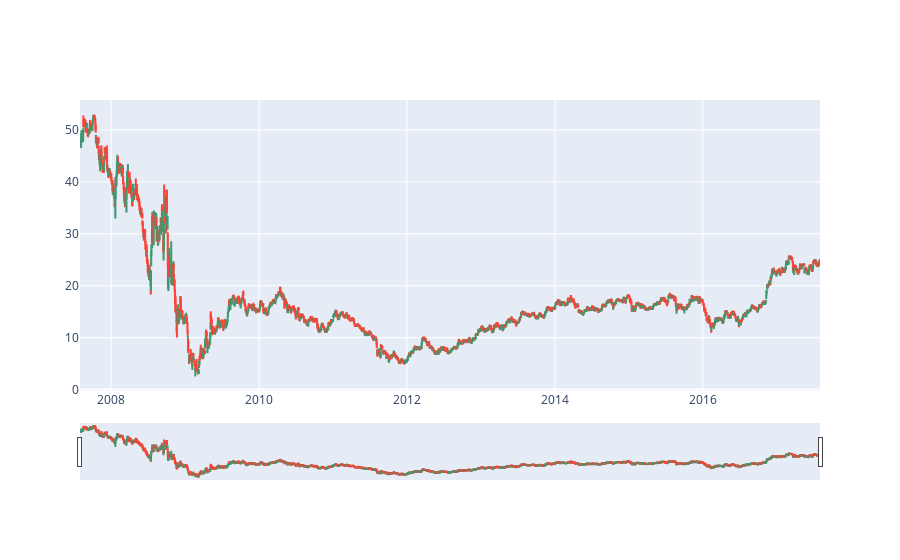

The notebook cell saved with this chart:
### Markdown cell above
**Candle plot of Bank of America's stock.**

### Code cell
import plotly.graph_objects as go
df_BAC_ohlc = BAC.xs('BAC')[['open', 'high', 'low', 'close']].reset_index()

fig = go.Figure(data=[go.Candlestick(x=df_BAC_ohlc['date'],
                open=df_BAC_ohlc['open'],
                high=df_BAC_ohlc['high'],
                low=df_BAC_ohlc['low'],
                close=df_BAC_ohlc['close'])])

fig.show()

### Figure 1 — Plotly figure (JSON) as saved in the notebook; plotly's stock layout.template omitted (floating-point values rounded to 4 significant figures; data arrays with more than 128 entries replaced by an {"elided": "..."} marker saying what was removed)
{"data": [{"close": {"elided": "2519 float values"}, "high": {"elided": "2519 float values"}, "low": {"elided": "2519 float values"}, "open": {"elided": "2519 float values"}, "type": "candlestick", "x": {"elided": "2519 str values"}}], "layout": {}}
